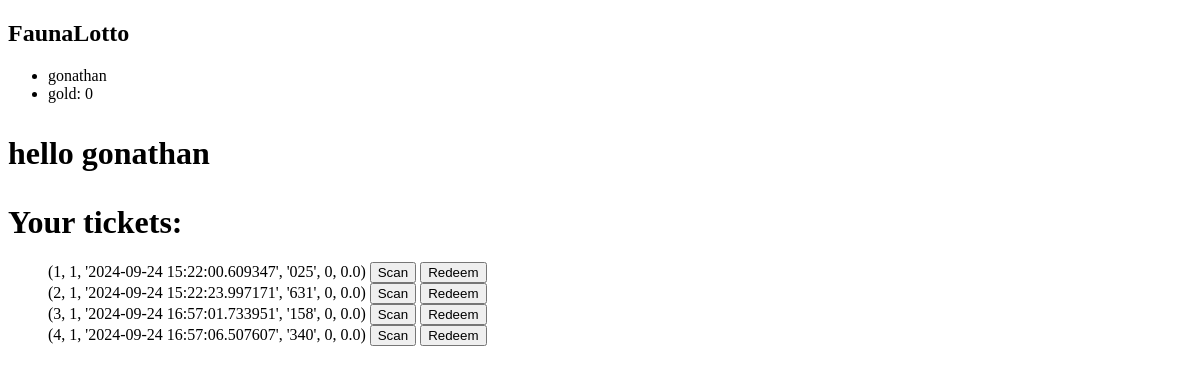
Page /user (signed in) on the earlier database version.
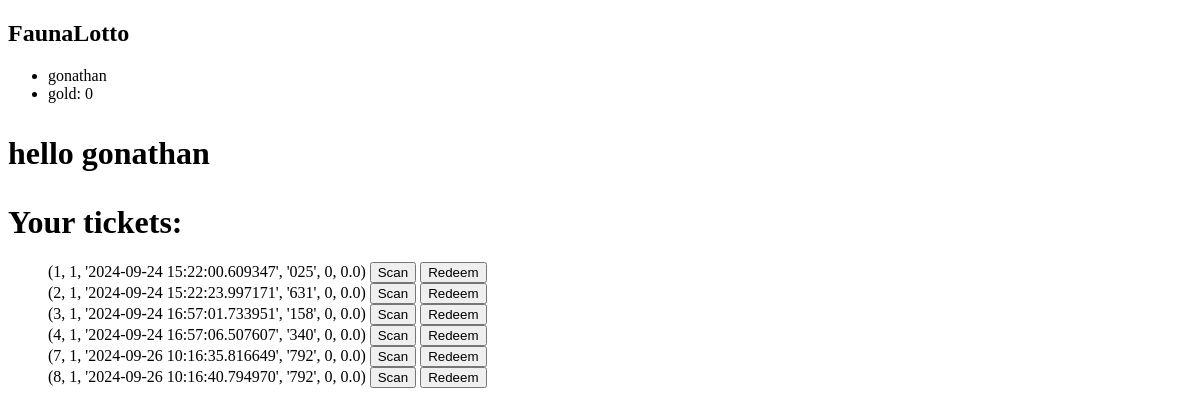
Same page on the later database version.
### tables this page shows
CREATE TABLE user (
   id INTEGER PRIMARY KEY AUTOINCREMENT,
   username TEXT UNIQUE NOT NULL,
   password TEXT NOT NULL,
   gold INTEGER DEFAULT 0
);

CREATE TABLE ticket (
   ticket_id INTEGER PRIMARY KEY AUTOINCREMENT,
   user_id INTEGER NOT NULL,
   date_obtained TEXT NOT NULL,
   numbers TEXT NOT NULL,
   redeemed INTEGER DEFAULT 0,
   winnings REAL DEFAULT 0
);

### whopper/user.py (the view)
@user_bp.route('/user', methods=('GET', 'POST'))
def user():
    db = get_db()
    try:
        user_tickets = db.execute(
            'SELECT * FROM ticket WHERE user_id = ?', (str(g.user[0]))
        ).fetchall()
    except:
        return 'uh oh something happened'
    print(user_tickets)
    if request.method == 'POST':
        error = None
        if error is None:
            return ''
        print(error)
        flash(error)
    return render_template('user.html', user_tickets = user_tickets)

### whopper/auth.py (called while the page is built)
@auth_bp.before_app_request
def load_logged_in_user():
    user_id = session.get('user_id')
    if user_id is None:
        g.user = None
    else:
        g.user = get_db().execute(
            'SELECT * FROM user WHERE id = ?', (user_id,)
        ).fetchone()

### whopper/db.py (called while the page is built)
def get_db():
    if 'db' not in g:
        g.db = sqlite3.connect('fries.db')
    return g.db

### whopper/templates/user.html (shortened to what this page needs)
{% extends 'base.html' %}
{% block header %}<p>hello {{ g.user[1] }}<p>{% endblock %}
{% block content %}
	<h1>Your tickets:</h1>
	<ul>
	{% for ticket in user_tickets %}
		{{ ticket }}
		<button>Scan</button>
		<button>Redeem</button>
		<br>
	{% endfor %}
	</ul>
{% endblock %}

### whopper/templates/base.html (shortened to what this page needs)
<!DOCTYPE html>
<html lang="en">
<head>
</head>
<body>
    <nav>
        <h1>FaunaLotto</h1>
        <ul>
        {% if g.user %}
            <li>{{ g.user[1] }}</li>
            <li>gold: {{ g.user[3] }}</li>
        {% else %}
            <li><a href="{{ url_for('auth.register') }}">Register</a></li>
            <li><a href="{{ url_for('auth.login') }}">Login</a></li>
        {% endif %}
        </ul>
    </nav>
    <h1>{% block header %}{% endblock %}</h1>
    <div>
        {% block content %}{% endblock %}
    </div>
</body>
</html>

Differences in the rows shown:
added ticket: ticket "(7, 1, '2024-09-26 10:16:35.816649', '792', 0, 0.0)"
added ticket: ticket "(8, 1, '2024-09-26 10:16:40.794970', '792', 0, 0.0)"
